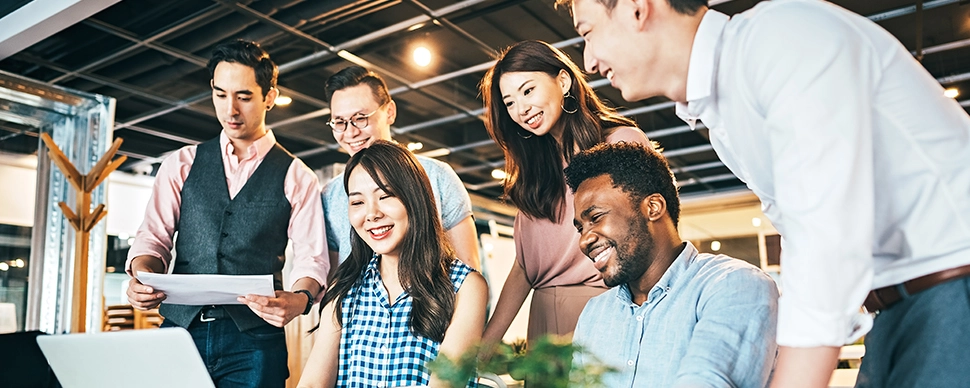
#> input picture face_detection/img/test.jpg, 970 x 388 px
$ jupyter execute --allow-errors face_detection.ipynb
#> lines starting #> are read from the running program, lines starting #| are printed output that depends on the picture; after the words box and inside, x2 and y2 are one past the last pixel; in counts of white or black regions, pixels touching at a corner belong together
[cell 1]
import numpy as np
import cv2

[cell 2]
img = cv2.imread('img/test.jpg')
#> img is the input picture: shape (388, 970, 3); mean B, G, R 139.1, 144.7, 146

# show img
cv2.imshow('test', img)
cv2.waitKey(0)
cv2.destroyAllWindows()

[cell 3]
model = cv2.CascadeClassifier('./model/haarcascade_frontalface_default.xml')

[cell 4]
def faceDetection(img):

    img = img.copy()

    # step 1: convert img to gray scale
    gray = cv2.cvtColor(img, cv2.COLOR_RGB2GRAY)
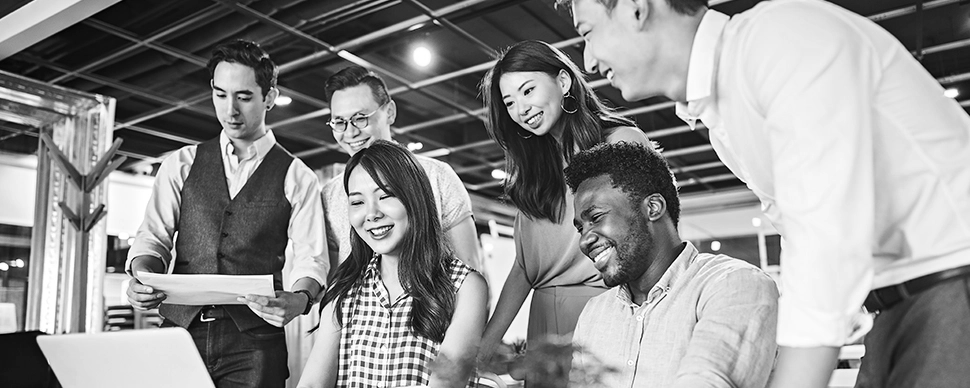
#> gray: shape (388, 970); min 0, max 255, mean 143.2

    # step 2: apply gray scale img to cascasde classifier
    # minNeighbors
    # Tham số chỉ định có bao nhiêu lân cận mỗi hình chữ nhật ứng viên để giữ lại nó.
    # Tham số này sẽ ảnh hưởng đến chất lượng của các khuôn mặt được phát hiện. Giá trị cao hơn dẫn đến ít phát hiện hơn nhưng với chất lượng cao hơn. 3 ~ 6 là một giá trị tốt cho nó.
    box, detections = model.detectMultiScale2(gray,minNeighbors=5)
#> box = [[202, 71, 64, 64], [323, 99, 57, 57], [334, 171, 77, 77], [557, 178, 92, 92]]; detections = [77, 6, 18, 10]

    # step 3: drawing box
    for x,y,w,h in box:

        cv2.rectangle(img,(x,y), (x+w, y+h), (0,255,0), 1)
#> this loop made 4 passes
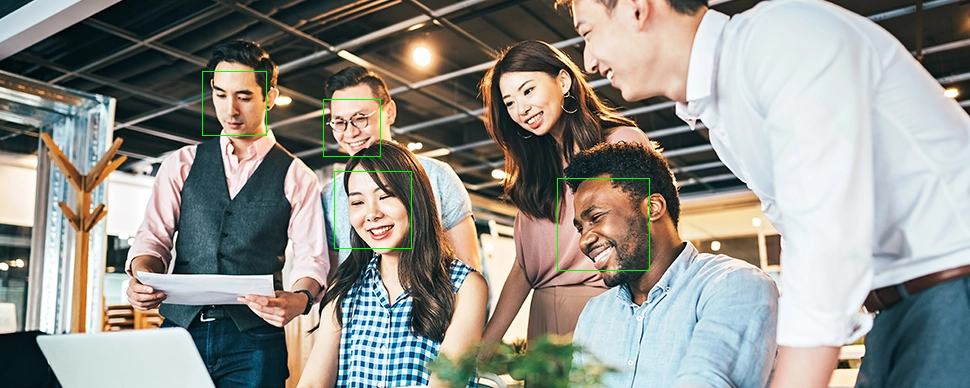
#> img: shape (388, 970, 3); 0.31% of pixels changed, all inside (x1, y1, x2, y2) = (202, 71, 650, 271)

    return img

img_test = faceDetection(img)
cv2.imshow('face detection', img_test)
cv2.waitKey(0)
cv2.destroyAllWindows()
